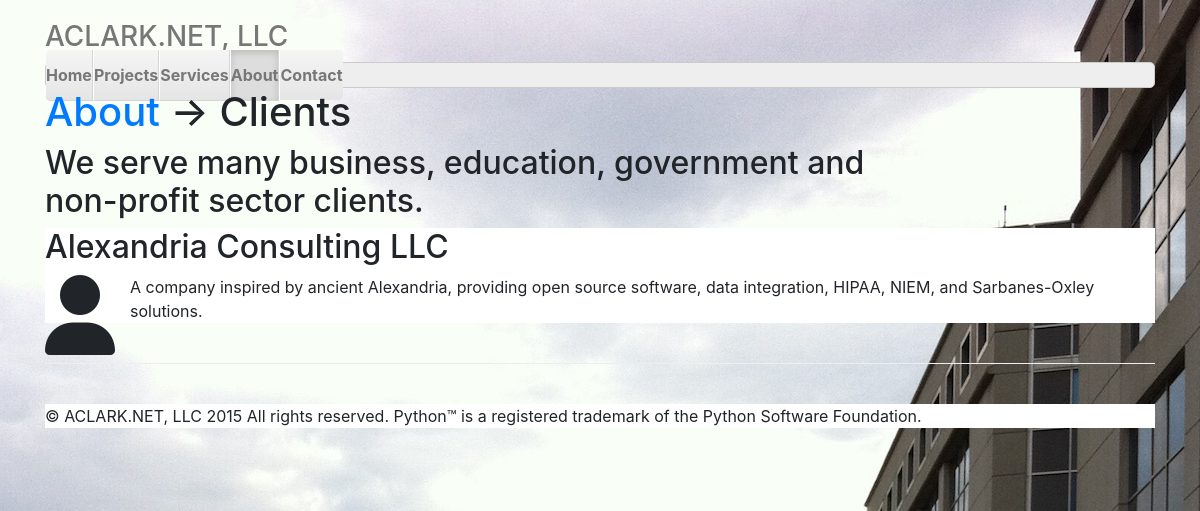
/about/clients, run on an earlier commit of the app's database.
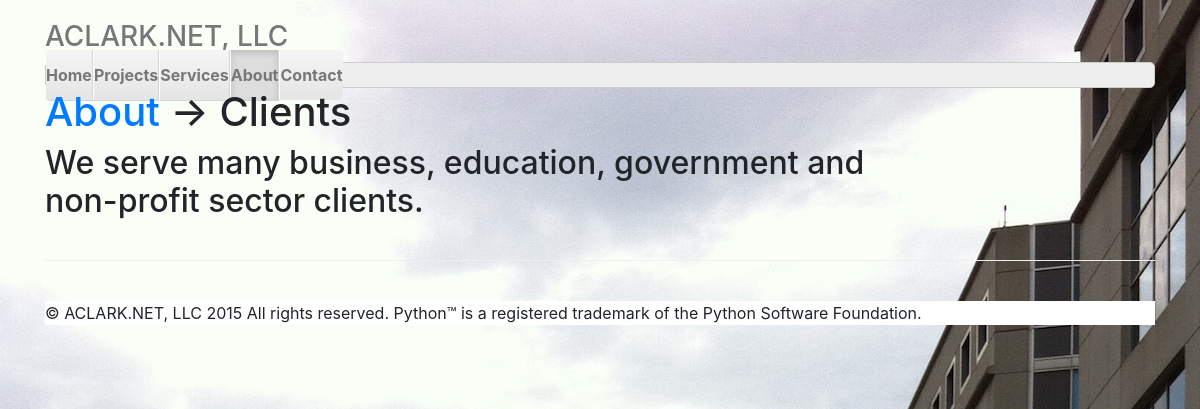
And on a later commit of the database.
### aclarknet/aclarknet/models.py (models this page shows, shortened)
class Client(models.Model):
    name = models.CharField(default=None, max_length=60)
    text = models.TextField(default=None)

### aclarknet/aclarknet/views.py (the view)
# urls.py: url(r'^about/clients', 'aclarknet.aclarknet.views.clients', name='clients'),
def clients(request):
    clients = Client.objects.all()
    context = {'clients': clients}
    return render(request, 'clients.html', context)

### aclarknet/aclarknet/templates/clients.html
{% extends "home.html" %}
{% load staticfiles %}
{% block nav %}
    <li><a href="/">Home</a></li>
    <li><a href="/projects">Projects</a></li>
    <li><a href="/services">Services</a></li>
    <li class="active"><a href="/about">About</a></li>
    <li><a href="/contact">Contact</a></li>
{% endblock %}
{% block content %}
    <h1><a href="/about">About</a> &rarr; Clients</h1>
    <h2 class="width">We serve many business, education, government and non-profit sector clients.</h2>
    <div class="background-white">
    {% for client in clients %}
        <h2>{{ client.name }}</h2>
        <p><i class="fa fa-user fa-5x wrap"></i>{{ client.text }}</p>
    {% endfor %}
    </div>
{% endblock %}

### aclarknet/aclarknet/templates/home.html (shortened to what this page needs)
{% load staticfiles %}
<!DOCTYPE html>
<html lang="en">
  <head>
    <link href="{% static 'bower_components/bootstrap/dist/css/bootstrap.min.css' %}" rel="stylesheet">
    <link href="{% static 'bower_components/fontawesome/css/font-awesome.min.css' %}" rel="stylesheet">
    <link href="{% static 'justified-nav.css' %}" rel="stylesheet">
    <link href="{% static 'aclarknet.css' %}" rel="stylesheet">
  </head>
  <body>
    <div class="container">
      <div class="masthead">
        <h3 class="text-muted"><a class="plain" href="/">ACLARK.NET, LLC</a></h3>
        <div role="navigation">
          <ul class="nav nav-justified">
            {% block nav %}{% endblock %}
          </ul>
        </div>
      </div>
      {% block content %}{% endblock %}
      <footer class="footer">
        <p class="background-white">&copy; ACLARK.NET, LLC 2015 All rights reserved. Python™ is a registered trademark of the Python Software Foundation.</p>
      </footer>
    </div>
  </body>
</html>

### aclarknet/aclarknet/static/justified-nav.css (style rules this page uses)
body { padding-top: 20px; }
.footer { padding-top: 40px; padding-bottom: 40px; margin-top: 40px; border-top: 1px solid #eee; }
.nav-justified { background-color: #eee; border: 1px solid #ccc; border-radius: 5px; }
.nav-justified > li > a { padding-top: 15px; padding-bottom: 15px; margin-bottom: 0; font-weight: bold; color: #777; text-align: center; background-color: #e5e5e5; background-image: -webkit-gradient(linear, left top, left bottom, from(#f5f5f5), to(#e5e5e5)); background-image: -webkit-linear-gradient(top, #f5f5f5 0%, #e5e5e5 100%); background-image: -o-linear-gradient(top, #f5f5f5 0%, #e5e5e5 100%); background-image: -webkit-gradient(linear, left top, left bottom, from(top), color-stop(0%, #f5f5f5), to(#e5e5e5)); background-image: linear-gradient(top, #f5f5f5 0%, #e5e5e5 100%); filter: progid:DXImageTransform.Microsoft.gradient( startColorstr='#f5f5f5', endColorstr='#e5e5e5',GradientType=0 ); background-repeat: repeat-x; border-bottom: 1px solid #d5d5d5; }
.nav-justified > .active > a, .nav-justified > .active > a:hover, .nav-justified > .active > a:focus { background-color: #ddd; background-image: none; -webkit-box-shadow: inset 0 3px 7px rgba(0,0,0,.15); box-shadow: inset 0 3px 7px rgba(0,0,0,.15); }
.nav-justified > li:first-child > a { border-radius: 5px 5px 0 0; }
.nav-justified > li:last-child > a { border-bottom: 0; border-radius: 0 0 5px 5px; }
@media (min-width: 768px) { .nav-justified { max-height: 52px; } }
@media (min-width: 768px) { .nav-justified > li > a { border-right: 1px solid #d5d5d5; border-left: 1px solid #fff; } }
@media (min-width: 768px) { .nav-justified > li:first-child > a { border-left: 0; border-radius: 5px 0 0 5px; } }
@media (min-width: 768px) { .nav-justified > li:last-child > a { border-right: 0; border-radius: 0 5px 5px 0; } }
@media screen and (min-width: 768px) { .masthead, .marketing, .footer { padding-right: 0; padding-left: 0; } }

### aclarknet/aclarknet/static/aclarknet.css (style rules this page uses)
.background-white { background: white; }
.plain, .plain:hover { color: #777777; text-decoration: none; }
.width { width: 80% }

What changed in the data, as far as the page shows it:
removed Client: name "Alexandria Consulting LLC", text "A company inspired by ancient Alexandria, providing open source software, data integration, HIPAA, NIEM, and Sarbanes-Oxley solutions."
